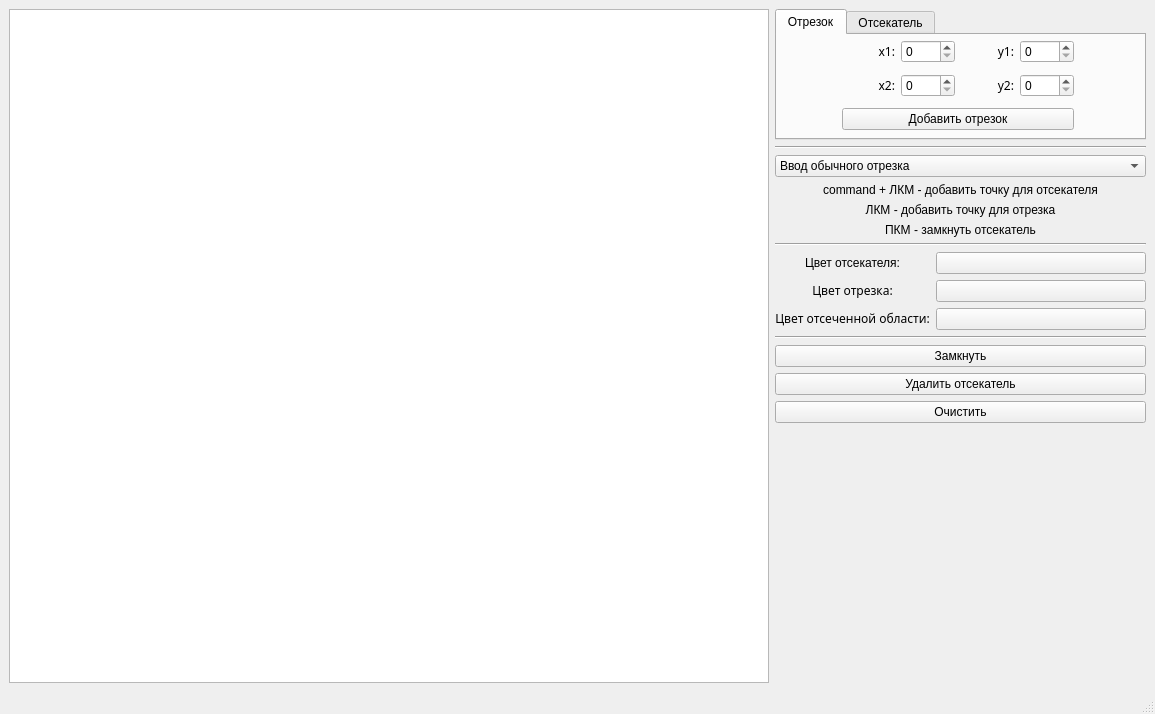
<?xml version="1.0" encoding="UTF-8"?>
<ui version="4.0">
 <class>MainWindow</class>
 <widget class="QMainWindow" name="MainWindow">
  <property name="geometry">
   <rect>
    <x>0</x>
    <y>0</y>
    <width>1155</width>
    <height>714</height>
   </rect>
  </property>
  <property name="mouseTracking">
   <bool>false</bool>
  </property>
  <property name="windowTitle">
   <string>MainWindow</string>
  </property>
  <widget class="QWidget" name="centralwidget">
   <layout class="QHBoxLayout" name="horizontalLayout_2">
    <item>
     <layout class="QHBoxLayout" name="horizontalLayout">
      <item>
       <widget class="QGraphicsView" name="canvas">
        <property name="cursor" stdset="0">
         <cursorShape>CrossCursor</cursorShape>
        </property>
        <property name="mouseTracking">
         <bool>true</bool>
        </property>
        <property name="tabletTracking">
         <bool>false</bool>
        </property>
       </widget>
      </item>
      <item>
       <layout class="QGridLayout" name="gridLayout_3">
        <property name="sizeConstraint">
         <enum>QLayout::SetFixedSize</enum>
        </property>
        <item row="14" column="0" colspan="3">
         <widget class="QLabel" name="position">
          <property name="text">
           <string>&lt;html&gt;&lt;head/&gt;&lt;body&gt;&lt;p&gt;&lt;br/&gt;&lt;/p&gt;&lt;/body&gt;&lt;/html&gt;</string>
          </property>
         </widget>
        </item>
        <item row="9" column="1" colspan="2">
         <widget class="QPushButton" name="color_cut_line_bt">
          <property name="cursor">
           <cursorShape>PointingHandCursor</cursorShape>
          </property>
          <property name="text">
           <string/>
          </property>
         </widget>
        </item>
        <item row="9" column="0">
         <widget class="QLabel" name="label_5">
          <property name="font">
           <font>
            <family>Apple Braille</family>
           </font>
          </property>
          <property name="text">
           <string>&lt;html&gt;&lt;head/&gt;&lt;body&gt;&lt;p align=&quot;center&quot;&gt;Цвет отсеченной области:&lt;/p&gt;&lt;/body&gt;&lt;/html&gt;</string>
          </property>
         </widget>
        </item>
        <item row="3" column="0" colspan="3">
         <widget class="QLabel" name="label_7">
          <property name="text">
           <string>&lt;html&gt;&lt;head/&gt;&lt;body&gt;&lt;p align=&quot;center&quot;&gt;command + ЛКМ - добавить точку для отсекателя&lt;/p&gt;&lt;/body&gt;&lt;/html&gt;</string>
          </property>
         </widget>
        </item>
        <item row="4" column="0" colspan="3">
         <widget class="QLabel" name="label_6">
          <property name="text">
           <string>&lt;html&gt;&lt;head/&gt;&lt;body&gt;&lt;p align=&quot;center&quot;&gt;ЛКМ -  добавить точку для отрезка&lt;/p&gt;&lt;/body&gt;&lt;/html&gt;</string>
          </property>
         </widget>
        </item>
        <item row="8" column="0">
         <widget class="QLabel" name="label_4">
          <property name="font">
           <font>
            <family>Apple Braille</family>
           </font>
          </property>
          <property name="text">
           <string>&lt;html&gt;&lt;head/&gt;&lt;body&gt;&lt;p align=&quot;center&quot;&gt;Цвет отрезка:&lt;/p&gt;&lt;/body&gt;&lt;/html&gt;</string>
          </property>
         </widget>
        </item>
        <item row="5" column="0" colspan="3">
         <widget class="QLabel" name="label_13">
          <property name="text">
           <string>&lt;html&gt;&lt;head/&gt;&lt;body&gt;&lt;p align=&quot;center&quot;&gt;ПКМ - замкнуть отсекатель&lt;/p&gt;&lt;/body&gt;&lt;/html&gt;</string>
          </property>
         </widget>
        </item>
        <item row="7" column="1" colspan="2">
         <widget class="QPushButton" name="color_cutter_bt">
          <property name="cursor">
           <cursorShape>PointingHandCursor</cursorShape>
          </property>
          <property name="text">
           <string/>
          </property>
         </widget>
        </item>
        <item row="7" column="0">
         <widget class="QLabel" name="label_10">
          <property name="text">
           <string>&lt;html&gt;&lt;head/&gt;&lt;body&gt;&lt;p align=&quot;center&quot;&gt;Цвет отсекателя:&lt;/p&gt;&lt;/body&gt;&lt;/html&gt;</string>
          </property>
         </widget>
        </item>
        <item row="11" column="0" colspan="3">
         <widget class="QPushButton" name="close_bt">
          <property name="text">
           <string>Замкнуть</string>
          </property>
         </widget>
        </item>
        <item row="13" column="0" colspan="3">
         <widget class="QPushButton" name="clear_bt">
          <property name="text">
           <string>Очистить</string>
          </property>
         </widget>
        </item>
        <item row="10" column="0" colspan="3">
         <widget class="Line" name="line_2">
          <property name="orientation">
           <enum>Qt::Horizontal</enum>
          </property>
         </widget>
        </item>
        <item row="15" column="0">
         <spacer name="verticalSpacer">
          <property name="orientation">
           <enum>Qt::Vertical</enum>
          </property>
          <property name="sizeHint" stdset="0">
           <size>
            <width>20</width>
            <height>40</height>
           </size>
          </property>
         </spacer>
        </item>
        <item row="6" column="0" colspan="3">
         <widget class="Line" name="line">
          <property name="orientation">
           <enum>Qt::Horizontal</enum>
          </property>
         </widget>
        </item>
        <item row="1" column="0" colspan="3">
         <widget class="Line" name="line_3">
          <property name="orientation">
           <enum>Qt::Horizontal</enum>
          </property>
         </widget>
        </item>
        <item row="8" column="1" colspan="2">
         <widget class="QPushButton" name="color_line_bt">
          <property name="cursor">
           <cursorShape>PointingHandCursor</cursorShape>
          </property>
          <property name="text">
           <string/>
          </property>
         </widget>
        </item>
        <item row="2" column="0" colspan="3">
         <widget class="QComboBox" name="how_draw">
          <item>
           <property name="text">
            <string>Ввод обычного отрезка</string>
           </property>
          </item>
         </widget>
        </item>
        <item row="12" column="0" colspan="3">
         <widget class="QPushButton" name="del_cutter_bt">
          <property name="text">
           <string>Удалить отсекатель</string>
          </property>
         </widget>
        </item>
        <item row="0" column="0" colspan="3">
         <widget class="QTabWidget" name="tabWidget">
          <property name="minimumSize">
           <size>
            <width>371</width>
            <height>131</height>
           </size>
          </property>
          <property name="maximumSize">
           <size>
            <width>371</width>
            <height>131</height>
           </size>
          </property>
          <property name="currentIndex">
           <number>0</number>
          </property>
          <property name="movable">
           <bool>false</bool>
          </property>
          <widget class="QWidget" name="tab">
           <attribute name="title">
            <string>Отрезок</string>
           </attribute>
           <widget class="QWidget" name="layoutWidget">
            <property name="geometry">
             <rect>
              <x>0</x>
              <y>0</y>
              <width>362</width>
              <height>101</height>
             </rect>
            </property>
            <layout class="QGridLayout" name="gridLayout">
             <item row="1" column="3">
              <widget class="QLabel" name="label_8">
               <property name="font">
                <font>
                 <family>Apple Braille</family>
                </font>
               </property>
               <property name="text">
                <string>&lt;html&gt;&lt;head/&gt;&lt;body&gt;&lt;p align=&quot;right&quot;&gt;y2:&lt;/p&gt;&lt;/body&gt;&lt;/html&gt;</string>
               </property>
              </widget>
             </item>
             <item row="0" column="1">
              <widget class="QLabel" name="label">
               <property name="font">
                <font>
                 <family>Apple Braille</family>
                </font>
               </property>
               <property name="text">
                <string>&lt;html&gt;&lt;head/&gt;&lt;body&gt;&lt;p align=&quot;right&quot;&gt;x1:&lt;/p&gt;&lt;/body&gt;&lt;/html&gt;</string>
               </property>
              </widget>
             </item>
             <item row="1" column="4">
              <widget class="QSpinBox" name="y2_sb">
               <property name="cursor">
                <cursorShape>PointingHandCursor</cursorShape>
               </property>
               <property name="minimum">
                <number>0</number>
               </property>
               <property name="maximum">
                <number>4000</number>
               </property>
               <property name="value">
                <number>0</number>
               </property>
              </widget>
             </item>
             <item row="1" column="5">
              <spacer name="horizontalSpacer_6">
               <property name="orientation">
                <enum>Qt::Horizontal</enum>
               </property>
               <property name="sizeType">
                <enum>QSizePolicy::Minimum</enum>
               </property>
               <property name="sizeHint" stdset="0">
                <size>
                 <width>65</width>
                 <height>20</height>
                </size>
               </property>
              </spacer>
             </item>
             <item row="0" column="4">
              <widget class="QSpinBox" name="y1_sb">
               <property name="cursor">
                <cursorShape>PointingHandCursor</cursorShape>
               </property>
               <property name="minimum">
                <number>0</number>
               </property>
               <property name="maximum">
                <number>4000</number>
               </property>
               <property name="value">
                <number>0</number>
               </property>
              </widget>
             </item>
             <item row="0" column="2">
              <widget class="QSpinBox" name="x1_sb">
               <property name="cursor">
                <cursorShape>PointingHandCursor</cursorShape>
               </property>
               <property name="minimum">
                <number>0</number>
               </property>
               <property name="maximum">
                <number>4000</number>
               </property>
              </widget>
             </item>
             <item row="1" column="2">
              <widget class="QSpinBox" name="x2_sb">
               <property name="cursor">
                <cursorShape>PointingHandCursor</cursorShape>
               </property>
               <property name="minimum">
                <number>0</number>
               </property>
               <property name="maximum">
                <number>4000</number>
               </property>
              </widget>
             </item>
             <item row="0" column="0">
              <spacer name="horizontalSpacer">
               <property name="orientation">
                <enum>Qt::Horizontal</enum>
               </property>
               <property name="sizeType">
                <enum>QSizePolicy::Minimum</enum>
               </property>
               <property name="sizeHint" stdset="0">
                <size>
                 <width>65</width>
                 <height>20</height>
                </size>
               </property>
              </spacer>
             </item>
             <item row="2" column="1" colspan="4">
              <widget class="QPushButton" name="add_line_bt">
               <property name="maximumSize">
                <size>
                 <width>16777215</width>
                 <height>16777215</height>
                </size>
               </property>
               <property name="cursor">
                <cursorShape>PointingHandCursor</cursorShape>
               </property>
               <property name="text">
                <string>Добавить отрезок</string>
               </property>
              </widget>
             </item>
             <item row="0" column="5">
              <spacer name="horizontalSpacer_2">
               <property name="orientation">
                <enum>Qt::Horizontal</enum>
               </property>
               <property name="sizeType">
                <enum>QSizePolicy::Minimum</enum>
               </property>
               <property name="sizeHint" stdset="0">
                <size>
                 <width>65</width>
                 <height>20</height>
                </size>
               </property>
              </spacer>
             </item>
             <item row="1" column="1">
              <widget class="QLabel" name="label_9">
               <property name="font">
                <font>
                 <family>Apple Braille</family>
                </font>
               </property>
               <property name="text">
                <string>&lt;html&gt;&lt;head/&gt;&lt;body&gt;&lt;p align=&quot;right&quot;&gt;x2:&lt;/p&gt;&lt;/body&gt;&lt;/html&gt;</string>
               </property>
              </widget>
             </item>
             <item row="1" column="0">
              <spacer name="horizontalSpacer_5">
               <property name="orientation">
                <enum>Qt::Horizontal</enum>
               </property>
               <property name="sizeType">
                <enum>QSizePolicy::Minimum</enum>
               </property>
               <property name="sizeHint" stdset="0">
                <size>
                 <width>65</width>
                 <height>20</height>
                </size>
               </property>
              </spacer>
             </item>
             <item row="0" column="3">
              <widget class="QLabel" name="label_2">
               <property name="font">
                <font>
                 <family>Apple Braille</family>
                </font>
               </property>
               <property name="text">
                <string>&lt;html&gt;&lt;head/&gt;&lt;body&gt;&lt;p align=&quot;right&quot;&gt;y1:&lt;/p&gt;&lt;/body&gt;&lt;/html&gt;</string>
               </property>
              </widget>
             </item>
            </layout>
           </widget>
          </widget>
          <widget class="QWidget" name="tab_2">
           <attribute name="title">
            <string>Отсекатель</string>
           </attribute>
           <widget class="QWidget" name="layoutWidget">
            <property name="geometry">
             <rect>
              <x>0</x>
              <y>0</y>
              <width>391</width>
              <height>71</height>
             </rect>
            </property>
            <layout class="QGridLayout" name="gridLayout_2">
             <item row="0" column="0">
              <spacer name="horizontalSpacer_3">
               <property name="orientation">
                <enum>Qt::Horizontal</enum>
               </property>
               <property name="sizeType">
                <enum>QSizePolicy::Minimum</enum>
               </property>
               <property name="sizeHint" stdset="0">
                <size>
                 <width>65</width>
                 <height>20</height>
                </size>
               </property>
              </spacer>
             </item>
             <item row="0" column="1">
              <widget class="QLabel" name="label_11">
               <property name="font">
                <font>
                 <family>Apple Braille</family>
                </font>
               </property>
               <property name="text">
                <string>&lt;html&gt;&lt;head/&gt;&lt;body&gt;&lt;p align=&quot;right&quot;&gt;x:&lt;/p&gt;&lt;/body&gt;&lt;/html&gt;</string>
               </property>
              </widget>
             </item>
             <item row="0" column="2">
              <widget class="QSpinBox" name="x_sb">
               <property name="cursor">
                <cursorShape>PointingHandCursor</cursorShape>
               </property>
               <property name="minimum">
                <number>0</number>
               </property>
               <property name="maximum">
                <number>4000</number>
               </property>
              </widget>
             </item>
             <item row="0" column="3">
              <widget class="QLabel" name="label_12">
               <property name="font">
                <font>
                 <family>Apple Braille</family>
                </font>
               </property>
               <property name="text">
                <string>&lt;html&gt;&lt;head/&gt;&lt;body&gt;&lt;p align=&quot;right&quot;&gt;y:&lt;/p&gt;&lt;/body&gt;&lt;/html&gt;</string>
               </property>
              </widget>
             </item>
             <item row="0" column="4">
              <widget class="QSpinBox" name="y_sb">
               <property name="cursor">
                <cursorShape>PointingHandCursor</cursorShape>
               </property>
               <property name="minimum">
                <number>0</number>
               </property>
               <property name="maximum">
                <number>4000</number>
               </property>
               <property name="value">
                <number>0</number>
               </property>
              </widget>
             </item>
             <item row="0" column="5">
              <spacer name="horizontalSpacer_4">
               <property name="orientation">
                <enum>Qt::Horizontal</enum>
               </property>
               <property name="sizeType">
                <enum>QSizePolicy::Minimum</enum>
               </property>
               <property name="sizeHint" stdset="0">
                <size>
                 <width>65</width>
                 <height>20</height>
                </size>
               </property>
              </spacer>
             </item>
             <item row="1" column="1" colspan="4">
              <widget class="QPushButton" name="add_cutter_bt">
               <property name="maximumSize">
                <size>
                 <width>16777215</width>
                 <height>16777215</height>
                </size>
               </property>
               <property name="cursor">
                <cursorShape>PointingHandCursor</cursorShape>
               </property>
               <property name="text">
                <string>Добавить точку для отсекателя</string>
               </property>
              </widget>
             </item>
            </layout>
           </widget>
          </widget>
         </widget>
        </item>
       </layout>
      </item>
     </layout>
    </item>
   </layout>
  </widget>
  <widget class="QStatusBar" name="statusbar"/>
  <widget class="QMenuBar" name="menuBar">
   <property name="geometry">
    <rect>
     <x>0</x>
     <y>0</y>
     <width>1155</width>
     <height>22</height>
    </rect>
   </property>
  </widget>
  <action name="actionshift">
   <property name="text">
    <string>ЛКМ - добавить точку</string>
   </property>
   <property name="font">
    <font>
     <family>Apple Braille</family>
    </font>
   </property>
  </action>
  <action name="action_4">
   <property name="text">
    <string>Движение мышки + ЛКМ - кривая линия</string>
   </property>
  </action>
  <action name="actionShift">
   <property name="text">
    <string>Shift + ЛКМ - прямая линия</string>
   </property>
  </action>
  <action name="action_5">
   <property name="text">
    <string>ПКМ - замкнуть фигуру</string>
   </property>
  </action>
  <action name="action">
   <property name="text">
    <string>ЛКМ - добавить точку</string>
   </property>
  </action>
  <action name="actionshift_2">
   <property name="text">
    <string>shift + ЛКМ - добавить прямую линию</string>
   </property>
  </action>
  <action name="action_2">
   <property name="text">
    <string>Движение мышки + ЛКМ - добавить кривую линию</string>
   </property>
  </action>
  <action name="action_3">
   <property name="text">
    <string>ПКМ - замкнуть фигуру</string>
   </property>
  </action>
 </widget>
 <resources/>
 <connections/>
</ui>
